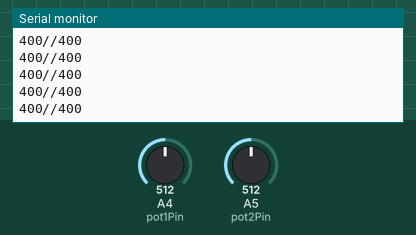
A sketch run on a simulated Arduino Uno, built with avr-gcc and run on an emulated ATmega328P. Shown: the last lines printed to the serial monitor. Inputs (shaded band) come from the test bench; at power-on: A5 (pot2Pin) = 512, A4 (pot1Pin) = 512.

Above: at 4.2 s.
4.3 s: A5 (pot2Pin) set to 140
At 5.0 s:
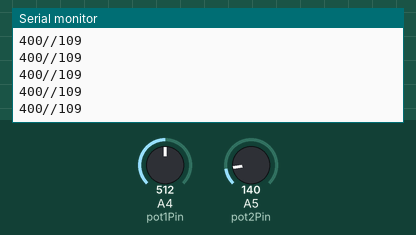
5.8 s: A5 (pot2Pin) set to 113
At 6.8 s:
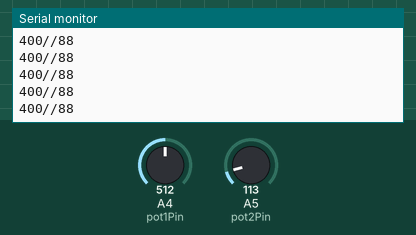
Timing chart, 0 to 8.8 s (numbered marks = the images above; inputs shaded):
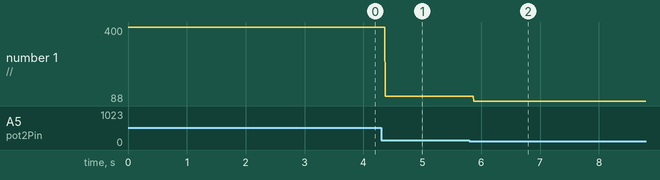

Measured:
- after the input at 4.3 s, the serial monitor: prints a new line after 0.07 s (image 1)
- after the input at 5.8 s, the serial monitor: prints a new line after 0.08 s (image 2)
- plotted number 1: 400 → 109 after the input at 4.3 s, 109 → 88 after the input at 5.8 s

The sketch:

Arduino.ino
```cpp
int pot1Pin = A4;
int pot2Pin = A5;
int pot1Val;
int pot2Val;
int mappedPot1Val;
int mappedPot2Val;

void setup() {
  pinMode(pot1Pin, INPUT);
  pinMode(pot2Pin, INPUT);

  Serial.begin(9600);
}

void loop() {
 pot1Val = analogRead(pot1Pin);
 pot2Val = analogRead(pot2Pin);
 mappedPot1Val = map(pot1Val, 0, 1023, 0, 800);
 mappedPot2Val = map(pot2Val, 0, 1023, 0, 800);
 Serial.print(mappedPot1Val);
 Serial.print("//");
 Serial.println(mappedPot2Val);
 delay(1);
}
```
